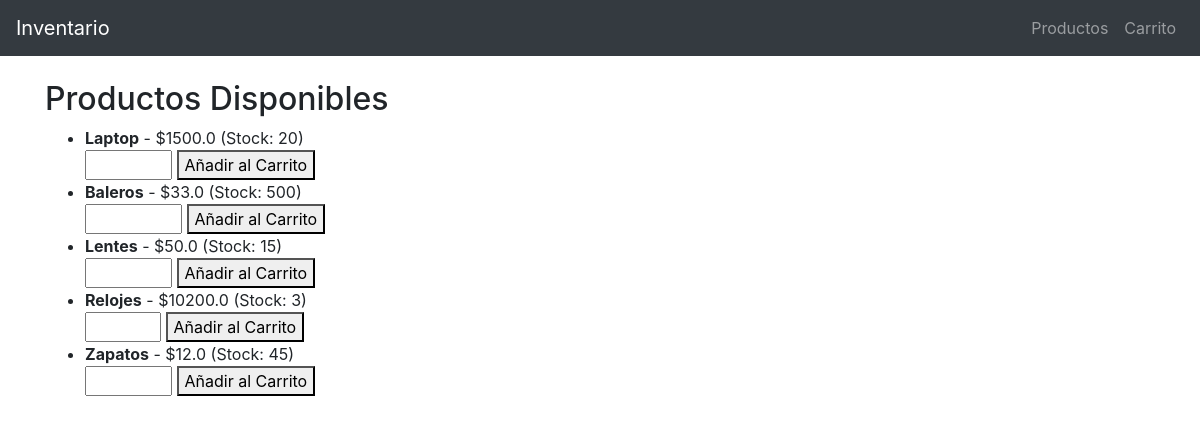
The page /productos on the database its author committed.
### tables this page shows
CREATE TABLE productos (
            id INTEGER PRIMARY KEY AUTOINCREMENT,
            nombre TEXT UNIQUE NOT NULL,
            descripcion TEXT,
            cantidad INTEGER NOT NULL CHECK (cantidad >= 0),
            precio REAL NOT NULL CHECK (precio >= 0)
        );

### app.py (the view)
@app.route('/productos')
def mostrar_productos():
    productos = listar_productos()
    return render_template('productos.html', productos=productos)

### database.py (called while the page is built)
def connect_db():
    conn = sqlite3.connect(DB_NAME)
    cursor = conn.cursor()
    return conn, cursor

def listar_productos():
    conn, cursor = connect_db()
    cursor.execute("SELECT * FROM productos")
    productos = cursor.fetchall()
    conn.close()
    if productos:
        return productos
    else:
        print("No hay productos en el inventario.")

### templates/productos.html
{% extends 'base.html' %}
{% block content %}
    <h2>Productos Disponibles</h2>
    <ul>
        {% for producto in productos %}
            <li>
                <strong>{{ producto[1] }}</strong> - ${{ producto[4] }} (Stock: {{ producto[3] }})
                <form action="{{ url_for('agregar_al_carrito', id_producto=producto[0]) }}" method="POST">
                    <input type="number" name="cantidad" min="1" max="{{ producto[3] }}" required>
                    <button type="submit">Añadir al Carrito</button>
                </form>
            </li>
        {% endfor %}
    </ul>
{% endblock %}

### rows shown on the page
productos: nombre "Laptop", precio "1500.0", cantidad "20"
productos: nombre "Baleros", precio "33.0", cantidad "500"
productos: nombre "Lentes", precio "50.0", cantidad "15"
productos: nombre "Relojes", precio "10200.0", cantidad "3"
productos: nombre "Zapatos", precio "12.0", cantidad "45"
